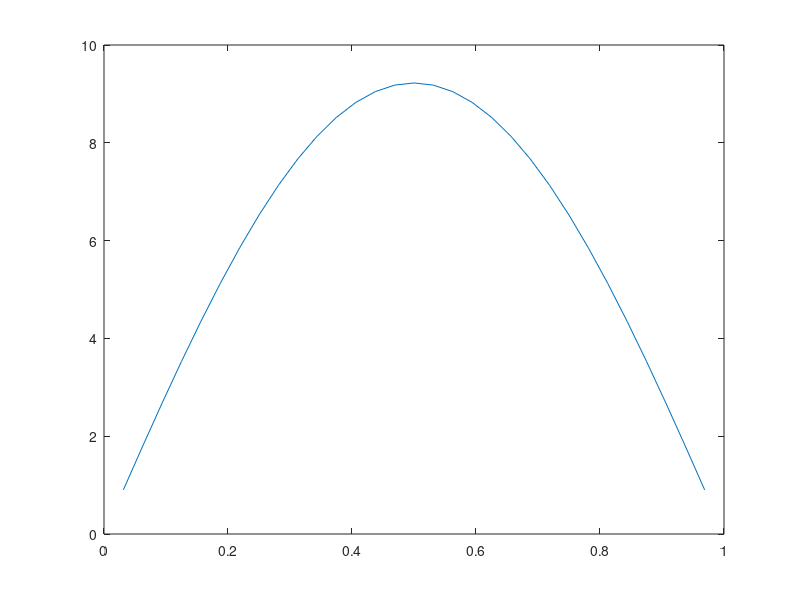

Write the MATLAB code that produced this figure. (Note: this script raises an error after producing the figure.)
Nh = 31;
h = 1/(Nh+1);
eh = ones(Nh,1);
hmesh = (h:h:1-h)';
k0 = 5.1*pi;
A = 1/h^2 * spdiags([-eh 2*eh -eh], -1:1, Nh, Nh) - ...
  k0^2 * spdiags(eh, 0, Nh, Nh);

f = (1-k0^2)*pi^2 * sin(pi*hmesh);
xstar = A \ f;
plot(hmesh,xstar-sin(pi*hmesh));
pause

x0 = xstar + rand(Nh,1)*1e-2;
x = x0;
maxiter = 100;
err = zeros(maxiter,1);
atv = @(x_)A*(x_);
params=[1d-13 10];


for k = 1 : maxiter
  x = gmresb(x0,f,atv,params);
  x0 = x;
  err(k) = norm(x-xstar,2);
  % err(k) = norm(A*x-f,2);
  if( mod(k,1) == 0 )
    k
    clf
    hold on
    plot( x - xstar )
    hold off
    pause
  end
end

semilogy(1:maxiter, err);
